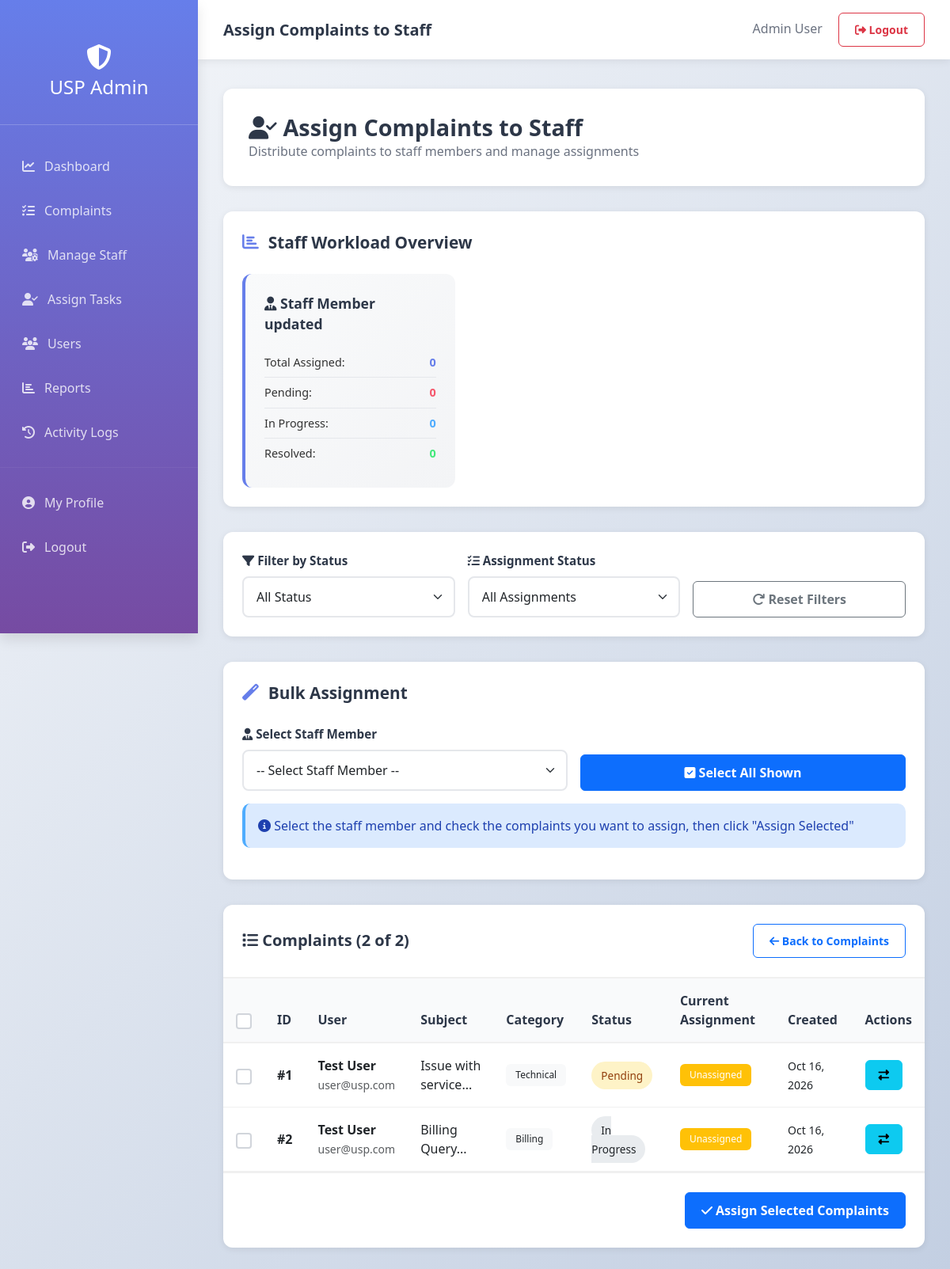
The app's page /admin/assign_staff.php (signed in) with its own data.
### tables this page shows
CREATE TABLE `users` (
  `id` int(11) NOT NULL AUTO_INCREMENT,
  `name` varchar(100) NOT NULL,
  `email` varchar(100) NOT NULL,
  `password` varchar(255) NOT NULL,
  `role` enum('admin','staff','user') NOT NULL DEFAULT 'user',
  `status` enum('active','inactive') DEFAULT 'active',
  `created_at` timestamp NULL DEFAULT current_timestamp(),
  `updated_at` timestamp NULL DEFAULT current_timestamp() ON UPDATE current_timestamp(),
  PRIMARY KEY (`id`),
  UNIQUE KEY `email` (`email`)
);

CREATE TABLE `complaints` (
  `complaint_id` int(11) NOT NULL AUTO_INCREMENT,
  `user_id` int(11) NOT NULL,
  `subject` varchar(200) NOT NULL,
  `category` varchar(100) NOT NULL,
  `message` longtext NOT NULL,
  `status` enum('Pending','In Progress','Resolved') DEFAULT 'Pending',
  `assigned_staff` int(11) DEFAULT NULL,
  `solution` longtext DEFAULT NULL,
  `created_at` timestamp NULL DEFAULT current_timestamp(),
  `resolved_at` timestamp NULL DEFAULT NULL,
  PRIMARY KEY (`complaint_id`),
  KEY `user_id` (`user_id`),
  KEY `assigned_staff` (`assigned_staff`),
  CONSTRAINT `fk_161` FOREIGN KEY (`user_id`) REFERENCES `users` (`id`) ON DELETE CASCADE,
  CONSTRAINT `fk_162` FOREIGN KEY (`assigned_staff`) REFERENCES `users` (`id`) ON DELETE SET NULL
);

### admin/assign_staff.php (the view, shortened to what this page needs)
<?php
include '../config/db_connect.php';
$page = $_GET['page'] ?? 1;
$per_page = 10;
$where_clauses = [];
$where = !empty($where_clauses) ? 'WHERE ' . implode(' AND ', $where_clauses) : '';
$count_query = "SELECT COUNT(*) as total FROM complaints c $where";
$count_result = mysqli_fetch_assoc(mysqli_query($conn, $count_query));
$total_records = $count_result['total'];
$offset = ($page - 1) * $per_page;
$complaints_query = "
    SELECT c.complaint_id, c.subject, c.status, c.created_at, c.category,
           u.name as user_name, u.email as user_email,
           CASE WHEN c.assigned_staff IS NOT NULL THEN (SELECT name FROM users WHERE id = c.assigned_staff) ELSE NULL END as staff_name
    FROM complaints c
    JOIN users u ON c.user_id = u.id
    $where
    ORDER BY c.created_at DESC
    LIMIT $offset, $per_page
";
$complaints = mysqli_fetch_all(mysqli_query($conn, $complaints_query), MYSQLI_ASSOC);
$staff_query = "SELECT id, name, email FROM users WHERE role = 'staff' AND status = 'active' ORDER BY name";
$staff_members = mysqli_fetch_all(mysqli_query($conn, $staff_query), MYSQLI_ASSOC);
$workload_query = "
    SELECT s.id, s.name,
           COUNT(c.complaint_id) as total_assigned,
           COUNT(CASE WHEN c.status = 'Pending' THEN 1 END) as pending,
           COUNT(CASE WHEN c.status = 'In Progress' THEN 1 END) as in_progress,
           COUNT(CASE WHEN c.status = 'Resolved' THEN 1 END) as resolved
    FROM users s
    LEFT JOIN complaints c ON s.id = c.assigned_staff
    WHERE s.role = 'staff' AND s.status = 'active'
    GROUP BY s.id
    ORDER BY s.name
";
$staff_workload = mysqli_fetch_all(mysqli_query($conn, $workload_query), MYSQLI_ASSOC);
?>
<!DOCTYPE html>
<html lang="en">
<head>
    <link href="https://cdn.jsdelivr.net/npm/bootstrap@5.3.0/dist/css/bootstrap.min.css" rel="stylesheet">
    <link rel="stylesheet" href="https://cdnjs.cloudflare.com/ajax/libs/font-awesome/6.4.0/css/all.min.css">
    <link rel="stylesheet" href="../css/style.css">
<link rel="stylesheet" href="../css/responsive.css">
</head>
<body>
    <div class="sidebar">
        <div class="sidebar-brand">
            <i class="fas fa-shield-alt"></i>
            <h4>USP Admin</h4>
        </div>
        <nav class="nav flex-column">
            <a class="nav-link " href="admin_dashboard_professional.php">
                <i class="fas fa-chart-line"></i> Dashboard
            </a>
            <a class="nav-link" href="manage_complaints.php">
                <i class="fas fa-tasks"></i> Complaints
            </a>
            <a class="nav-link" href="manage_staff.php">
                <i class="fas fa-users-cog"></i> Manage Staff
            </a>
            <a class="nav-link" href="assign_staff.php">
                <i class="fas fa-user-check"></i> Assign Tasks
            </a>
            <a class="nav-link" href="manage_users.php">
                <i class="fas fa-users"></i> Users
            </a>
            <a class="nav-link" href="reports.php">
                <i class="fas fa-chart-bar"></i> Reports
            </a>
            <a class="nav-link" href="activity_logs.php">
                <i class="fas fa-history"></i> Activity Logs
            </a>
            <hr style="border-color: rgba(255, 255, 255, 0.2); margin: 1rem 0;">
            <a class="nav-link" href="admin_profile.php">
                <i class="fas fa-user-circle"></i> My Profile
            </a>
            <a class="nav-link" href="logout.php">
                <i class="fas fa-sign-out-alt"></i> Logout
            </a>
        </nav>
    </div>
    <nav class="navbar-custom">
        <div style="display: flex; justify-content: space-between; align-items: center; width: 100%;">
            <h5 style="margin: 0; color: var(--dark); font-weight: 700;">Assign Complaints to Staff</h5>
            <div>
                <span style="color: #6b7280; margin-right: 1rem;"><?php echo $_SESSION['user_name']; ?></span>
                <a href="logout.php" class="btn btn-sm btn-outline-danger">
                    <i class="fas fa-sign-out-alt"></i> Logout
                </a>
            </div>
        </div>
    </nav>
    <div class="main-content">
        <div class="page-header">
            <h2>
                <i class="fas fa-user-check"></i> Assign Complaints to Staff
            </h2>
            <p style="color: #6b7280; margin: 0;">Distribute complaints to staff members and manage assignments</p>
        </div>
        <div class="section-card">
            <div class="section-title">
                <i class="fas fa-bar-chart"></i> Staff Workload Overview
            </div>
            <?php if (count($staff_workload) > 0): ?>
                <div class="row g-3">
                    <?php foreach ($staff_workload as $staff): ?>
                        <div class="col-md-6 col-lg-4">
                            <div class="staff-workload-card">
                                <div class="staff-name">
                                    <i class="fas fa-user-tie"></i> <?php echo htmlspecialchars($staff['name']); ?>
                                </div>
                                <div class="workload-stat">
                                    <span>Total Assigned:</span>
                                    <span class="workload-value"><?php echo $staff['total_assigned']; ?></span>
                                </div>
                                <div class="workload-stat">
                                    <span>Pending:</span>
                                    <span class="workload-value" style="color: #f5576c;"><?php echo $staff['pending']; ?></span>
                                </div>
                                <div class="workload-stat">
                                    <span>In Progress:</span>
                                    <span class="workload-value" style="color: #4facfe;"><?php echo $staff['in_progress']; ?></span>
                                </div>
                                <div class="workload-stat">
                                    <span>Resolved:</span>
                                    <span class="workload-value" style="color: #43e97b;"><?php echo $staff['resolved']; ?></span>
                                </div>
                            </div>
                        </div>
                    <?php endforeach; ?>
                </div>
            <?php endif; ?>
        </div>
        <div class="filter-section">
            <form method="GET" id="filterForm" class="row g-3">
                <div class="col-md-4">
                    <label class="filter-label">
                        <i class="fas fa-filter"></i> Filter by Status
                    </label>
                    <select class="form-select" name="status" onchange="document.getElementById('filterForm').submit();">
                        <option value="all">All Status</option>
                    </select>
                </div>
                <div class="col-md-4">
                    <label class="filter-label">
                        <i class="fas fa-tasks"></i> Assignment Status
                    </label>
                    <select class="form-select" name="assignment" onchange="document.getElementById('filterForm').submit();">
                        <option value="all">All Assignments</option>
                    </select>
                </div>
                <div class="col-md-4 d-flex align-items-end">
                    <a href="assign_staff.php" class="btn btn-outline-secondary w-100">
                        <i class="fas fa-redo"></i> Reset Filters
                    </a>
                </div>
            </form>
        </div>
        <?php if (count($complaints) > 0 && count($staff_members) > 0): ?>
            <form method="POST" id="assignForm">
                <div class="section-card">
                    <div class="section-title">
                        <i class="fas fa-magic"></i> Bulk Assignment
                    </div>
                    <div class="row g-3 mb-3">
                        <div class="col-md-6">
                            <label class="filter-label">
                                <i class="fas fa-user-tie"></i> Select Staff Member
                            </label>
                            <select class="form-select" name="staff_id" required>
                                <option value="">-- Select Staff Member --</option>
                            </select>
                        </div>
                        <div class="col-md-6 d-flex align-items-end">
                            <button type="button" class="btn btn-primary w-100" onclick="selectAllComplaints()">
                                <i class="fas fa-check-square"></i> Select All Shown
                            </button>
                        </div>
                    </div>
                    <div class="alert alert-info" style="background: #dbeafe; border-left: 4px solid #4facfe; color: #1e40af;">
                        <i class="fas fa-info-circle"></i>
                        Select the staff member and check the complaints you want to assign, then click "Assign Selected"
                    </div>
                </div>
            </form>
        <?php endif; ?>
        <div class="table-section">
            <div class="table-header">
                <h5><i class="fas fa-list"></i> Complaints (<?php echo count($complaints); ?> of <?php echo $total_records; ?>)</h5>
                <a href="manage_complaints.php" class="btn btn-outline-primary btn-sm">
                    <i class="fas fa-arrow-left"></i> Back to Complaints
                </a>
            </div>
            <?php if (count($complaints) > 0): ?>
                <form method="POST" id="complaintForm">
                    <div class="table-responsive">
                        <table class="table table-hover">
                            <thead>
                                <tr>
                                    <th>
                                        <input type="checkbox" class="form-check-input" onchange="toggleAllCheckboxes(this)">
                                    </th>
                                    <th>ID</th>
                                    <th>User</th>
                                    <th>Subject</th>
                                    <th>Category</th>
                                    <th>Status</th>
                                    <th>Current Assignment</th>
                                    <th>Created</th>
                                    <th>Actions</th>
                                </tr>
                            </thead>
                            <tbody>
                                <?php foreach ($complaints as $complaint): ?>
                                    <tr>
                                        <td>
                                            <input type="checkbox" class="form-check-input complaint-checkbox"
                                                   name="complaint_ids[]" value="<?php echo $complaint['complaint_id']; ?>">
                                        </td>
                                        <td>
                                            <strong>#<?php echo $complaint['complaint_id']; ?></strong>
                                        </td>
                                        <td>
                                            <div>
                                                <strong><?php echo htmlspecialchars($complaint['user_name']); ?></strong>
                                                <br>
                                                <small class="text-muted"><?php echo htmlspecialchars($complaint['user_email']); ?></small>
                                            </div>
                                        </td>
                                        <td>
                                            <?php echo htmlspecialchars(substr($complaint['subject'], 0, 35)); ?>...
                                        </td>
                                        <td>
                                            <span class="badge bg-light text-dark">
                                                <?php echo htmlspecialchars($complaint['category']); ?>
                                            </span>
                                        </td>
                                        <td>
                                            <?php
                                            $status_class = 'badge-' . strtolower($complaint['status']);
                                            ?>
                                            <span class="badge-status <?php echo $status_class; ?>">
                                                <?php echo $complaint['status']; ?>
                                            </span>
                                        </td>
                                        <td>
                                            <?php if ($complaint['staff_name']): ?>
                                                <span class="badge bg-info"><?php echo htmlspecialchars($complaint['staff_name']); ?></span>
                                            <?php else: ?>
                                                <span class="badge bg-warning">Unassigned</span>
                                            <?php endif; ?>
                                        </td>
                                        <td>
                                            <small><?php echo date('M d, Y', strtotime($complaint['created_at'])); ?></small>
                                        </td>
                                        <td>
                                            <div class="btn-group btn-group-sm" role="group">
                                                <button type="button" class="btn btn-action btn-info" data-bs-toggle="modal"
                                                        data-bs-target="#reassignModal"
                                                        onclick="setReassignData(<?php echo $complaint['complaint_id']; ?>, '<?php echo htmlspecialchars($complaint['subject']); ?>')">
                                                    <i class="fas fa-exchange-alt"></i>
                                                </button>
                                            </div>
                                        </td>
                                    </tr>
                                <?php endforeach; ?>
                            </tbody>
                        </table>
                    </div>
                    <?php if (count($complaints) > 0 && count($staff_members) > 0): ?>
                        <div style="padding: 1.5rem; border-top: 2px solid #f0f0f0; text-align: right;">
                            <button type="button" class="btn btn-primary" onclick="submitBulkAssign()">
                                <i class="fas fa-check"></i> Assign Selected Complaints
                            </button>
                        </div>
                    <?php endif; ?>
                </form>
            <?php endif; ?>
        </div>
    </div>
</body>
</html>

### records on screen
users: name "Staff Member updated", total_assigned "0", pending "0", in_progress "0", resolved "0"
complaints: complaint_id "1", user.name "Test User", user.email "user@usp.com", subject "Issue with service", category "Technical", status "Pending", created_at "Oct 16, 2026"
complaints: complaint_id "2", user.name "Test User", user.email "user@usp.com", subject "Billing Query", category "Billing", status "In Progress", created_at "Oct 16, 2026"

### other values on screen
$_SESSION['user_name'] "Admin User"
count($complaints) "2"
$total_records "2"
